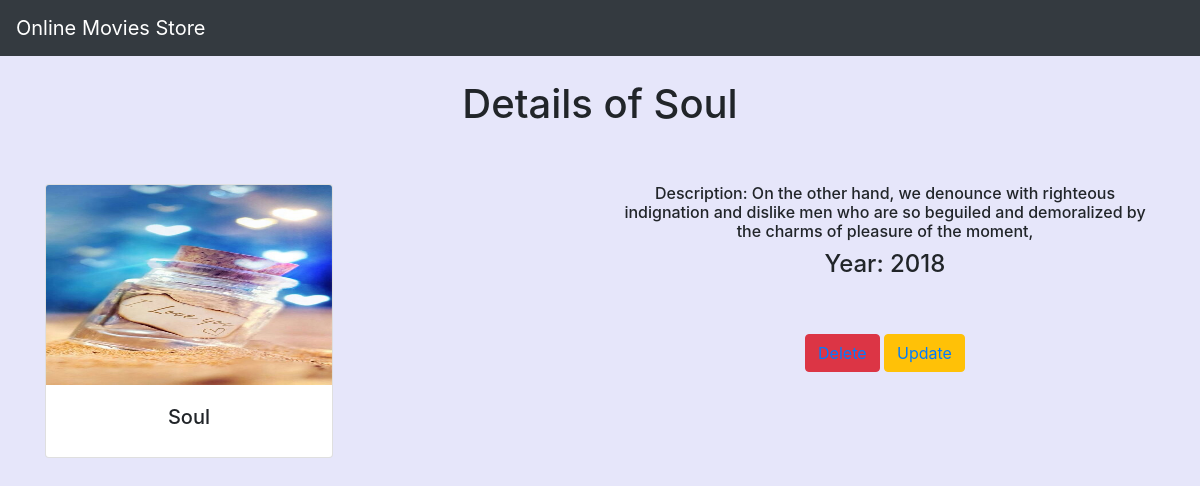
The app's page /movie/6/ with its own data.
### movie_app/models.py (models this page shows, shortened)
class Movie(models.Model):
    name=models.CharField(max_length=250)
    desc=models.TextField()
    year=models.IntegerField()
    img=models.ImageField(upload_to='gallery')

### movie_app/views.py (the view)
# urls.py: path('movie/<int:movie_id>/',views.details,name='details'),
def details(request,movie_id):
    movie=Movie.objects.get(id=movie_id)
    return render(request,"detail.html",{'movie':movie})

### template/detail.html
{% extends 'base.html' %}
{% block body %}<br>
<h1>Details of {{movie.name}}</h1><br><br>
<div class="container">
    <div class="row">
        <div class="col-md-6">
            <div class="card" style="width: 18rem;">
                <img class="card-img-top" src="{{movie.img.url}} " width=100 height=200 alt="Card image cap">
                    <div class="card-body">
                        <h5 >{{movie.name}}</h5>
                    </div>
            </div>
        </div>
        <div class="col-md-6" >
                         <h6 >Description: {{movie.desc}}</h6>
                        <h4 >Year: {{movie.year}}</h4><br><br>
            <button class="btn btn-danger"><a href="{% url 'movie_app:delete' movie.id %}">Delete</a></button>
                        <button class="btn btn-warning"><a href="{% url 'movie_app:update' movie.id %}">Update</a></button>
            </div>
    </div>
</div>
{% endblock %}

### static/style.css (style rules this page uses)
body { background-color:lavender; text-align:center; }

### records on screen
Movie: name "Soul", img (picture), desc "On the other hand, we denounce with righteous indignation and dislike men who are so beguiled and demoralized by the charms of pleasure of the moment,", year "2018"
